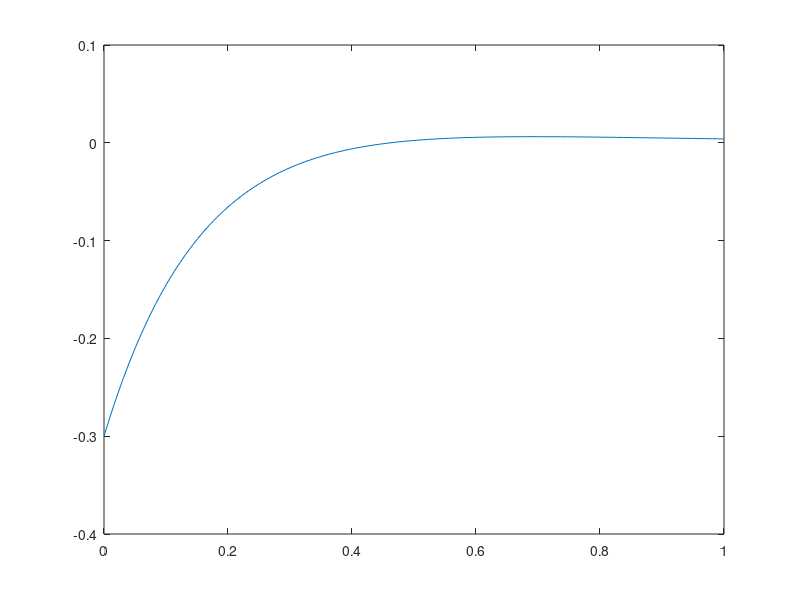

MATLAB code for this plot:
% 27th June 2024

% Trying to explain why Zt tends to a constant in isothermal with drainage.

q0 = 0.1;
Z0 = 0.5;
phi0 = 0.2;
K = 100;
Kd = 3;
% Ztlim_func = @(Zt) q0 - (q0/Kd)*(1-exp(-Kd*Zt)) - (Z0/3)^2*Kd*K*phi0^3*exp(-3*Zt/Z0);
Ztlim_func = @(Zt) q0*exp(-Kd*Zt) - (Z0/3)*Kd*K*phi0^3*exp(-3*Zt/Z0);

Ztlim = fsolve(Ztlim_func,0.25)

Ztvals = linspace(0,1);
qout = Ztlim_func(Ztvals);
figure(1)
plot(Ztvals,qout)

% Ztlim = Ztvals(qout==max(*qout));
